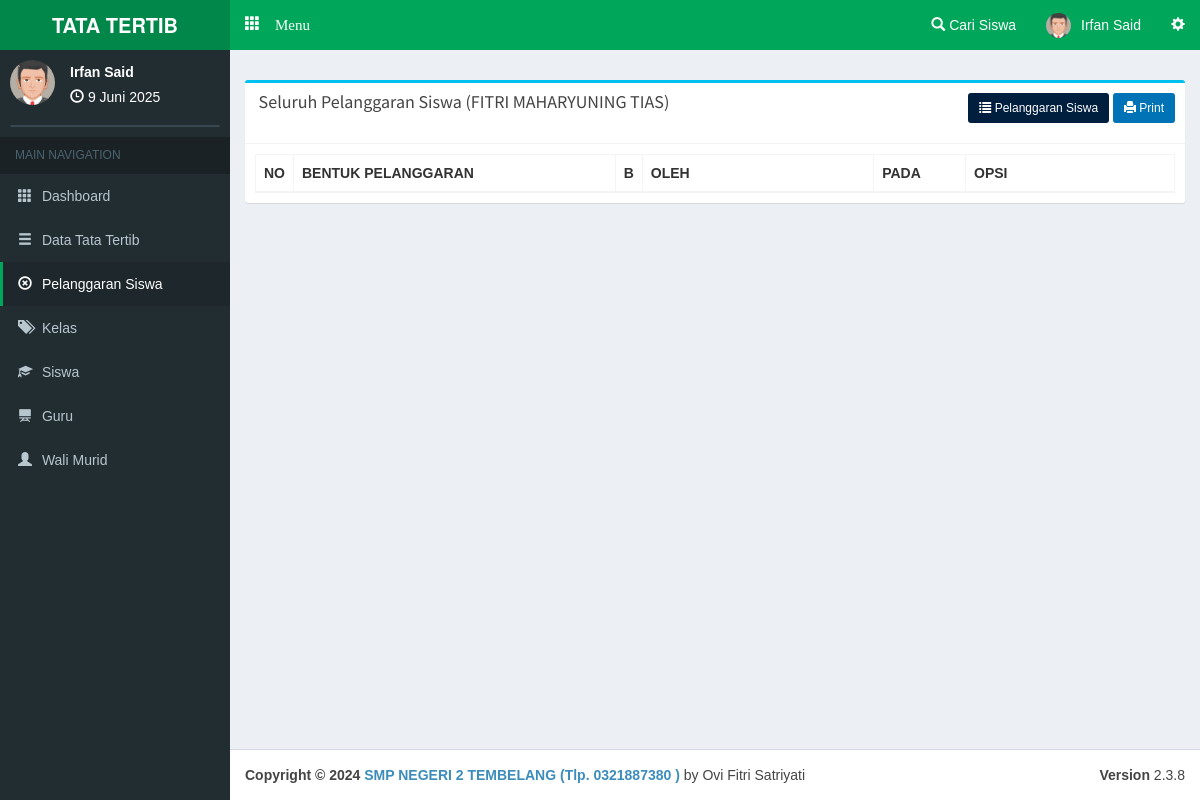
Page /admin/lihatpelanggaransiswa/2hDqizhiB (signed in) on the earlier database version.
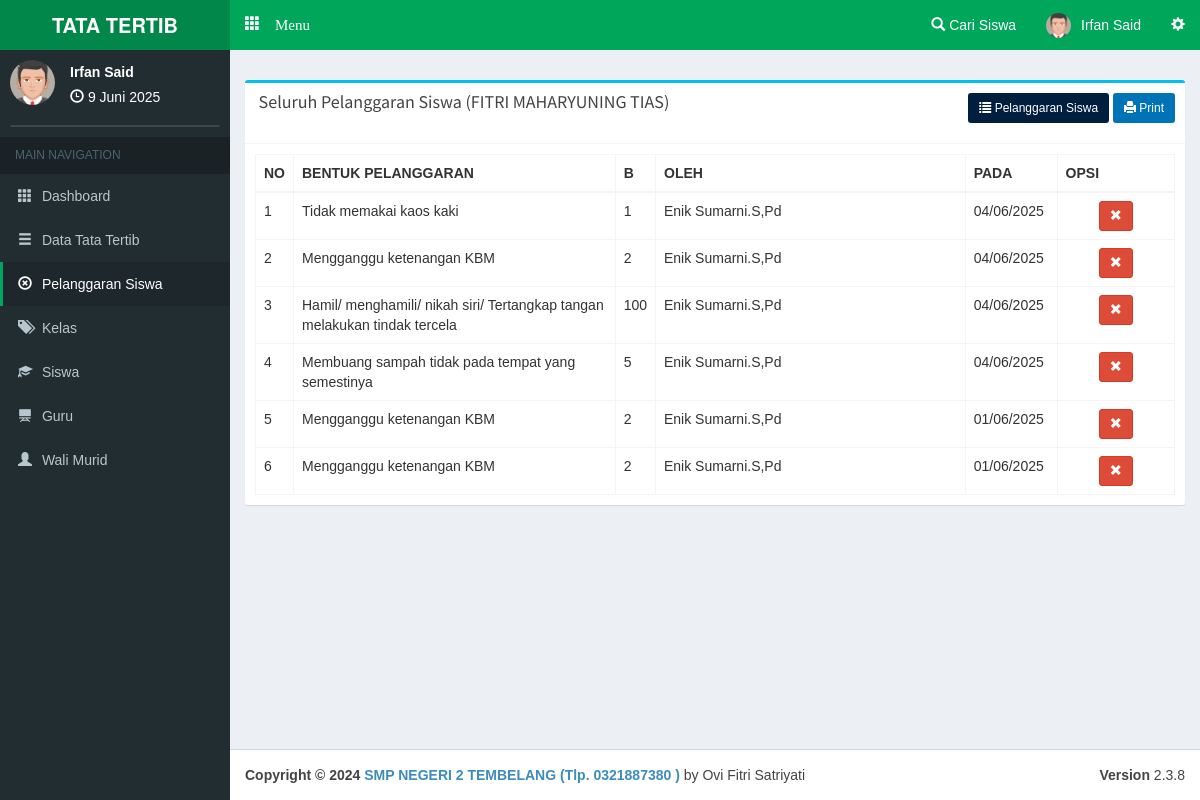
Same page on the later database version.
### tables this page shows
CREATE TABLE `pelanggaran` (
  `c_pelanggaran` varchar(5) NOT NULL,
  `c_siswa` varchar(10) NOT NULL,
  `c_kelas` varchar(10) NOT NULL,
  `c_benpel` varchar(10) NOT NULL,
  `bobot` int(4) NOT NULL,
  `c_guru` varchar(10) NOT NULL,
  `at` datetime NOT NULL
);

CREATE TABLE `benpel` (
  `c_benpel` varchar(10) NOT NULL,
  `c_katbenpel` varchar(10) NOT NULL,
  `benpel` text NOT NULL,
  `bobot` int(11) NOT NULL
);

CREATE TABLE `guru` (
  `c_guru` varchar(10) NOT NULL,
  `nama` varchar(100) NOT NULL,
  `username` varchar(30) NOT NULL,
  `password` varchar(30) NOT NULL,
  `foto` text NOT NULL
);

### php/config.php (called while the page is built, shortened)
<?php
$basead='http://localhost/pps/admin/';
?>

### admin/view/a-detpelsiswa.php (the view, shortened to what this page needs)
<?php $sis=mysqli_fetch_array(mysqli_query($con,"SELECT * FROM siswa where c_siswa='$_GET[q]' ")); ?>
      <div class="row">
        <div class="col-xs-12 col-md-12 col-lg-12">
          <div class="box box-info">
            <div class="box-header  with-border">
              <h3 class="box-title">&nbsp;Seluruh Pelanggaran Siswa (<?php echo $sis['nama']; ?>)</h3><p class="pull-right"><a class="btn bg-navy btn-sm" href="<?php echo $basead; ?>pelanggaransiswa"><i class="glyphicon glyphicon-list"></i> Pelanggaran Siswa</a> <a target="_blank" class="btn bg-blue btn-sm" href="<?php echo $basead.'print/printpelsiswa?siswa='.$_GET['q'].''; ?>"><i class="glyphicon glyphicon-print"></i> Print</a></p>
            </div>
            <div class="box-body table-responsive">
              <table id="example1" class="table table-bordered table-hover">
                <thead>
                <tr>
                  <th width="1%">NO</th>
                  <th width="35%">BENTUK PELANGGARAN</th>
                  <th width="1%">B</th>
                  <th>OLEH</th>
                  <th width="10%">PADA</th>
                  <th>OPSI</th>
                </tr>
                </thead>
                <tbody>
<?php $smk=mysqli_query($con,"SELECT * FROM pelanggaran where c_siswa='$_GET[q]' order by at desc ");$vr=1;while($akh=mysqli_fetch_array($smk)){
$gur=mysqli_fetch_array(mysqli_query($con,"SELECT * FROM guru where c_guru='$akh[c_guru]' "));
$ben=mysqli_fetch_array(mysqli_query($con,"SELECT * FROM benpel where c_benpel='$akh[c_benpel]' "));
?>
                <tr>
                  <td><?php echo $vr; ?></td>
                  <td><?php echo $ben['benpel']; ?></td>
                  <td><?php echo $akh['bobot']; ?></td>
                  <td><?php echo $gur['nama']; ?></td>
                  <td><?php echo date("d/m/Y", strtotime($akh['at'])); ?></td>
                  <td align="center">
                  <a class="btn btn-danger btn-sm" data-target="#hapus<?php echo $akh['c_pelanggaran']; ?>" data-toggle="modal"><i class="glyphicon glyphicon-remove"></i></a></td>
                </tr>
<?php $vr++; } ?>
                </tbody>
              </table>
            </div>
          </div>
        </div>
      </div>

Differences in the rows shown:
added pelanggaran: benpel.benpel "Tidak memakai kaos kaki", bobot "1", guru.nama "Enik Sumarni.S,Pd", at "04/06/2025"
added pelanggaran: benpel.benpel "Mengganggu ketenangan KBM", bobot "2", guru.nama "Enik Sumarni.S,Pd", at "04/06/2025"
added pelanggaran: benpel.benpel "Hamil/ menghamili/ nikah siri/ Tertangkap tangan melakukan tindak tercela", bobot "100", guru.nama "Enik Sumarni.S,Pd", at "04/06/2025"
added pelanggaran: benpel.benpel "Membuang sampah tidak pada tempat yang semestinya", bobot "5", guru.nama "Enik Sumarni.S,Pd", at "04/06/2025"
added pelanggaran: benpel.benpel "Mengganggu ketenangan KBM", bobot "2", guru.nama "Enik Sumarni.S,Pd", at "01/06/2025"
added pelanggaran: benpel.benpel "Mengganggu ketenangan KBM", bobot "2", guru.nama "Enik Sumarni.S,Pd", at "01/06/2025"
